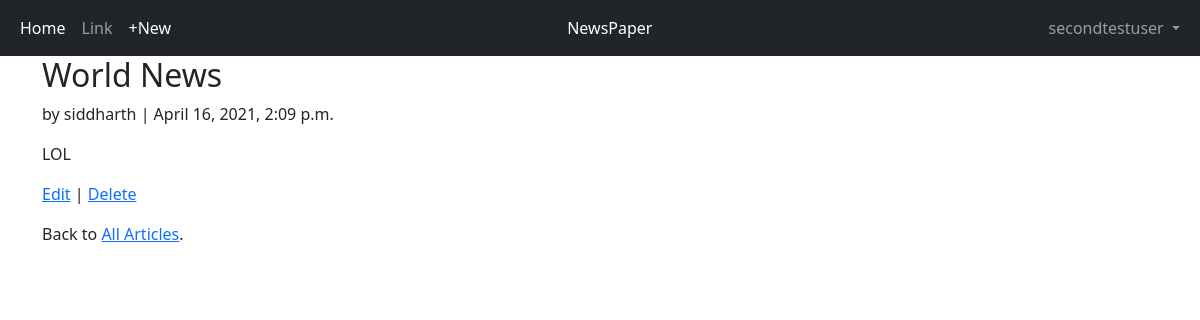
Page /articles/2/ (signed in) on the committed database.
### users/models.py (models this page shows)
class CustomUser(AbstractUser):
    age=models.PositiveIntegerField(null=True, blank=True)

### articles/models.py (models this page shows, shortened)
class Article(models.Model):
    title = models.CharField(max_length=255)
    body = models.TextField()
    date = models.DateTimeField(auto_now_add = True)
    author = models.ForeignKey(
        get_user_model(),
        on_delete=models.CASCADE,
    )

### articles/views.py (the view)
# urls.py: path('<int:pk>/', ArticleDetailView.as_view(), name='article_detail'),
class ArticleDetailView(LoginRequiredMixin,DetailView):
    model = Article
    template_name = 'article_detail.html'
    login_url = 'login'

### templates/article_detail.html
{% extends 'base.html' %}
{% block content %}
<div class="article-entry">
    <h2>{{ object.title }}</h2>
    <p>by {{ object.author }} | {{ object.date }}</p>
    <p>{{ object.body }}</p>
</div>
<p><a href="{% url 'article_edit' article.pk %}">Edit</a> |
    <a href="{% url 'article_delete' article.pk %}">Delete</a>
</p>
<p>Back to <a href="{% url 'article_list' %}">All Articles</a>.</p>
{% endblock content %}

### templates/base.html (shortened to what this page needs)
<!doctype html>
<html lang="en">
<head>
  <link href="https://cdn.jsdelivr.net/npm/bootstrap@5.0.0-beta3/dist/css/bootstrap.min.css" rel="stylesheet"
>
</head>
<body>
  <nav class="navbar navbar-expand-lg navbar-dark bg-dark">
    <div class="container-fluid">
      <div class="collapse navbar-collapse" id="navbarSupportedContent">
        <ul class="navbar-nav me-auto mb-2 mb-lg-0">
          <li class="nav-item">
            <a class="nav-link active" aria-current="page" href="{% url 'home' %}">Home</a>
          </li>
          <li class="nav-item">
            <a class="nav-link" href="#">Link</a>
          </li>
          {% if user.is_authenticated %}
          <li class="nav-item">
            <a class="nav-link active" aria-current="page" href="{% url 'article_new' %}">+New</a>
          </li>
          {% endif %}
        </ul>
        <ul class="navbar-nav me-auto mb-2 mb-lg-0">
          <li class="nav-item"><a class="nav-link active" aria-current="page" href="{% url 'article_list' %}">NewsPaper</a></li>
      </ul>
        {% if user.is_authenticated %}
        <ul class="navbar-nav ml-auto mb-2 mb-lg-0">
          <li class="nav-item dropdown">
            <a class="nav-link dropdown-toggle" href="#" id="navbarDropdown" role="button" data-bs-toggle="dropdown"
              aria-expanded="false">
              {{ user.username }}
            </a>
          </li>
        </ul>
        {% else %}
        <form class="form-inline ml-auto">
          <a href="{% url 'login' %}" class="btn btn-outline-secondary">
            Log In</a>
          <a href="{% url 'signup' %}" class="btn btn-primary ml-3">Sign Up</a>
        </form>
        {% endif %}
      </div>
    </div>
  </nav>
  <div class=container>
    {% block content %}
    {% endblock %}
  </div>
</body>
</html>

### rows in the picture
CustomUser: username "secondtestuser"
Article: title "World News", author "siddharth", date "April 16, 2021, 2:09 p.m.", body "LOL"
